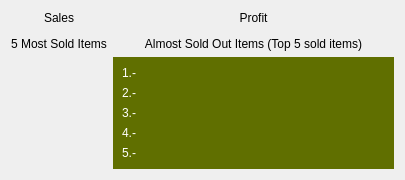
     <widget class="QWidget" name="pageWelcome">
      <layout class="QGridLayout" name="gridLayout">
       <item row="2" column="0">
        <widget class="QLabel" name="lblGraphSoldItems">
         <property name="sizePolicy">
          <sizepolicy hsizetype="Minimum" vsizetype="Maximum">
           <horstretch>0</horstretch>
           <verstretch>0</verstretch>
          </sizepolicy>
         </property>
         <property name="text">
          <string>5 Most Sold Items</string>
         </property>
         <property name="alignment">
          <set>Qt::AlignCenter</set>
         </property>
        </widget>
       </item>
       <item row="2" column="1">
        <widget class="QLabel" name="lblGraphAlmostSoldOutItems">
         <property name="sizePolicy">
          <sizepolicy hsizetype="Minimum" vsizetype="Maximum">
           <horstretch>0</horstretch>
           <verstretch>0</verstretch>
          </sizepolicy>
         </property>
         <property name="text">
          <string>Almost Sold Out Items (Top 5 sold items)</string>
         </property>
         <property name="alignment">
          <set>Qt::AlignCenter</set>
         </property>
        </widget>
       </item>
       <item row="0" column="0">
        <widget class="QLabel" name="lblGraphSales">
         <property name="sizePolicy">
          <sizepolicy hsizetype="Minimum" vsizetype="Maximum">
           <horstretch>0</horstretch>
           <verstretch>0</verstretch>
          </sizepolicy>
         </property>
         <property name="text">
          <string>Sales</string>
         </property>
         <property name="alignment">
          <set>Qt::AlignCenter</set>
         </property>
        </widget>
       </item>
       <item row="0" column="1">
        <widget class="QLabel" name="lblGraphProfit">
         <property name="sizePolicy">
          <sizepolicy hsizetype="Minimum" vsizetype="Maximum">
           <horstretch>0</horstretch>
           <verstretch>0</verstretch>
          </sizepolicy>
         </property>
         <property name="text">
          <string>Profit</string>
         </property>
         <property name="alignment">
          <set>Qt::AlignCenter</set>
         </property>
        </widget>
       </item>
       <item row="3" column="0">
        <widget class="KPlotWidget" name="plotMostSold">
         <property name="sizePolicy">
          <sizepolicy hsizetype="Expanding" vsizetype="Expanding">
           <horstretch>0</horstretch>
           <verstretch>0</verstretch>
          </sizepolicy>
         </property>
         <property name="maximumSize">
          <size>
           <width>500</width>
           <height>300</height>
          </size>
         </property>
         <property name="backgroundColor" stdset="0">
          <color>
           <red>96</red>
           <green>111</green>
           <blue>0</blue>
          </color>
         </property>
         <property name="gridColor" stdset="0">
          <color>
           <red>255</red>
           <green>0</green>
           <blue>0</blue>
          </color>
         </property>
         <property name="grid" stdset="0">
          <bool>false</bool>
         </property>
        </widget>
       </item>
       <item row="3" column="1">
        <widget class="QFrame" name="frame">
         <property name="sizePolicy">
          <sizepolicy hsizetype="Expanding" vsizetype="Expanding">
           <horstretch>0</horstretch>
           <verstretch>0</verstretch>
          </sizepolicy>
         </property>
         <property name="minimumSize">
          <size>
           <width>250</width>
           <height>0</height>
          </size>
         </property>
         <property name="maximumSize">
          <size>
           <width>500</width>
           <height>300</height>
          </size>
         </property>
         <property name="palette">
          <palette>
           <active>
            <colorrole role="WindowText">
             <brush brushstyle="SolidPattern">
              <color alpha="255">
               <red>255</red>
               <green>255</green>
               <blue>255</blue>
              </color>
             </brush>
            </colorrole>
            <colorrole role="Button">
             <brush brushstyle="SolidPattern">
              <color alpha="255">
               <red>96</red>
               <green>111</green>
               <blue>0</blue>
              </color>
             </brush>
            </colorrole>
            <colorrole role="Light">
             <brush brushstyle="SolidPattern">
              <color alpha="255">
               <red>144</red>
               <green>167</green>
               <blue>0</blue>
              </color>
             </brush>
            </colorrole>
            <colorrole role="Midlight">
             <brush brushstyle="SolidPattern">
              <color alpha="255">
               <red>120</red>
               <green>139</green>
               <blue>0</blue>
              </color>
             </brush>
            </colorrole>
            <colorrole role="Dark">
             <brush brushstyle="SolidPattern">
              <color alpha="255">
               <red>48</red>
               <green>55</green>
               <blue>0</blue>
              </color>
             </brush>
            </colorrole>
            <colorrole role="Mid">
             <brush brushstyle="SolidPattern">
              <color alpha="255">
               <red>64</red>
               <green>74</green>
               <blue>0</blue>
              </color>
             </brush>
            </colorrole>
            <colorrole role="Text">
             <brush brushstyle="SolidPattern">
              <color alpha="255">
               <red>255</red>
               <green>255</green>
               <blue>255</blue>
              </color>
             </brush>
            </colorrole>
            <colorrole role="BrightText">
             <brush brushstyle="SolidPattern">
              <color alpha="255">
               <red>255</red>
               <green>255</green>
               <blue>255</blue>
              </color>
             </brush>
            </colorrole>
            <colorrole role="ButtonText">
             <brush brushstyle="SolidPattern">
              <color alpha="255">
               <red>255</red>
               <green>255</green>
               <blue>255</blue>
              </color>
             </brush>
            </colorrole>
            <colorrole role="Base">
             <brush brushstyle="SolidPattern">
              <color alpha="255">
               <red>0</red>
               <green>0</green>
               <blue>0</blue>
              </color>
             </brush>
            </colorrole>
            <colorrole role="Window">
             <brush brushstyle="SolidPattern">
              <color alpha="255">
               <red>96</red>
               <green>111</green>
               <blue>0</blue>
              </color>
             </brush>
            </colorrole>
            <colorrole role="Shadow">
             <brush brushstyle="SolidPattern">
              <color alpha="255">
               <red>0</red>
               <green>0</green>
               <blue>0</blue>
              </color>
             </brush>
            </colorrole>
            <colorrole role="AlternateBase">
             <brush brushstyle="SolidPattern">
              <color alpha="255">
               <red>48</red>
               <green>55</green>
               <blue>0</blue>
              </color>
             </brush>
            </colorrole>
            <colorrole role="ToolTipBase">
             <brush brushstyle="SolidPattern">
              <color alpha="255">
               <red>255</red>
               <green>255</green>
               <blue>220</blue>
              </color>
             </brush>
            </colorrole>
            <colorrole role="ToolTipText">
             <brush brushstyle="SolidPattern">
              <color alpha="255">
               <red>0</red>
               <green>0</green>
               <blue>0</blue>
              </color>
             </brush>
            </colorrole>
           </active>
           <inactive>
            <colorrole role="WindowText">
             <brush brushstyle="SolidPattern">
              <color alpha="255">
               <red>255</red>
               <green>255</green>
               <blue>255</blue>
              </color>
             </brush>
            </colorrole>
            <colorrole role="Button">
             <brush brushstyle="SolidPattern">
              <color alpha="255">
               <red>96</red>
               <green>111</green>
               <blue>0</blue>
              </color>
             </brush>
            </colorrole>
            <colorrole role="Light">
             <brush brushstyle="SolidPattern">
              <color alpha="255">
               <red>144</red>
               <green>167</green>
               <blue>0</blue>
              </color>
             </brush>
            </colorrole>
            <colorrole role="Midlight">
             <brush brushstyle="SolidPattern">
              <color alpha="255">
               <red>120</red>
               <green>139</green>
               <blue>0</blue>
              </color>
             </brush>
            </colorrole>
            <colorrole role="Dark">
             <brush brushstyle="SolidPattern">
              <color alpha="255">
               <red>48</red>
               <green>55</green>
               <blue>0</blue>
              </color>
             </brush>
            </colorrole>
            <colorrole role="Mid">
             <brush brushstyle="SolidPattern">
              <color alpha="255">
               <red>64</red>
               <green>74</green>
               <blue>0</blue>
              </color>
             </brush>
            </colorrole>
            <colorrole role="Text">
             <brush brushstyle="SolidPattern">
              <color alpha="255">
               <red>255</red>
               <green>255</green>
               <blue>255</blue>
              </color>
             </brush>
            </colorrole>
            <colorrole role="BrightText">
             <brush brushstyle="SolidPattern">
              <color alpha="255">
               <red>255</red>
               <green>255</green>
               <blue>255</blue>
              </color>
             </brush>
            </colorrole>
            <colorrole role="ButtonText">
             <brush brushstyle="SolidPattern">
              <color alpha="255">
               <red>255</red>
               <green>255</green>
               <blue>255</blue>
              </color>
             </brush>
            </colorrole>
            <colorrole role="Base">
             <brush brushstyle="SolidPattern">
              <color alpha="255">
               <red>0</red>
               <green>0</green>
               <blue>0</blue>
              </color>
             </brush>
            </colorrole>
            <colorrole role="Window">
             <brush brushstyle="SolidPattern">
              <color alpha="255">
               <red>96</red>
               <green>111</green>
               <blue>0</blue>
              </color>
             </brush>
            </colorrole>
            <colorrole role="Shadow">
             <brush brushstyle="SolidPattern">
              <color alpha="255">
               <red>0</red>
               <green>0</green>
               <blue>0</blue>
              </color>
             </brush>
            </colorrole>
            <colorrole role="AlternateBase">
             <brush brushstyle="SolidPattern">
              <color alpha="255">
               <red>48</red>
               <green>55</green>
               <blue>0</blue>
              </color>
             </brush>
            </colorrole>
            <colorrole role="ToolTipBase">
             <brush brushstyle="SolidPattern">
              <color alpha="255">
               <red>255</red>
               <green>255</green>
               <blue>220</blue>
              </color>
             </brush>
            </colorrole>
            <colorrole role="ToolTipText">
             <brush brushstyle="SolidPattern">
              <color alpha="255">
               <red>0</red>
               <green>0</green>
               <blue>0</blue>
              </color>
             </brush>
            </colorrole>
           </inactive>
           <disabled>
            <colorrole role="WindowText">
             <brush brushstyle="SolidPattern">
              <color alpha="255">
               <red>48</red>
               <green>55</green>
               <blue>0</blue>
              </color>
             </brush>
            </colorrole>
            <colorrole role="Button">
             <brush brushstyle="SolidPattern">
              <color alpha="255">
               <red>96</red>
               <green>111</green>
               <blue>0</blue>
              </color>
             </brush>
            </colorrole>
            <colorrole role="Light">
             <brush brushstyle="SolidPattern">
              <color alpha="255">
               <red>144</red>
               <green>167</green>
               <blue>0</blue>
              </color>
             </brush>
            </colorrole>
            <colorrole role="Midlight">
             <brush brushstyle="SolidPattern">
              <color alpha="255">
               <red>120</red>
               <green>139</green>
               <blue>0</blue>
              </color>
             </brush>
            </colorrole>
            <colorrole role="Dark">
             <brush brushstyle="SolidPattern">
              <color alpha="255">
               <red>48</red>
               <green>55</green>
               <blue>0</blue>
              </color>
             </brush>
            </colorrole>
            <colorrole role="Mid">
             <brush brushstyle="SolidPattern">
              <color alpha="255">
               <red>64</red>
               <green>74</green>
               <blue>0</blue>
              </color>
             </brush>
            </colorrole>
            <colorrole role="Text">
             <brush brushstyle="SolidPattern">
              <color alpha="255">
               <red>48</red>
               <green>55</green>
               <blue>0</blue>
              </color>
             </brush>
            </colorrole>
            <colorrole role="BrightText">
             <brush brushstyle="SolidPattern">
              <color alpha="255">
               <red>255</red>
               <green>255</green>
               <blue>255</blue>
              </color>
             </brush>
            </colorrole>
            <colorrole role="ButtonText">
             <brush brushstyle="SolidPattern">
              <color alpha="255">
               <red>48</red>
               <green>55</green>
               <blue>0</blue>
              </color>
             </brush>
            </colorrole>
            <colorrole role="Base">
             <brush brushstyle="SolidPattern">
              <color alpha="255">
               <red>96</red>
               <green>111</green>
               <blue>0</blue>
              </color>
             </brush>
            </colorrole>
            <colorrole role="Window">
             <brush brushstyle="SolidPattern">
              <color alpha="255">
               <red>96</red>
               <green>111</green>
               <blue>0</blue>
              </color>
             </brush>
            </colorrole>
            <colorrole role="Shadow">
             <brush brushstyle="SolidPattern">
              <color alpha="255">
               <red>0</red>
               <green>0</green>
               <blue>0</blue>
              </color>
             </brush>
            </colorrole>
            <colorrole role="AlternateBase">
             <brush brushstyle="SolidPattern">
              <color alpha="255">
               <red>96</red>
               <green>111</green>
               <blue>0</blue>
              </color>
             </brush>
            </colorrole>
            <colorrole role="ToolTipBase">
             <brush brushstyle="SolidPattern">
              <color alpha="255">
               <red>255</red>
               <green>255</green>
               <blue>220</blue>
              </color>
             </brush>
            </colorrole>
            <colorrole role="ToolTipText">
             <brush brushstyle="SolidPattern">
              <color alpha="255">
               <red>0</red>
               <green>0</green>
               <blue>0</blue>
              </color>
             </brush>
            </colorrole>
           </disabled>
          </palette>
         </property>
         <property name="autoFillBackground">
          <bool>true</bool>
         </property>
         <property name="frameShape">
          <enum>QFrame::NoFrame</enum>
         </property>
         <property name="frameShadow">
          <enum>QFrame::Raised</enum>
         </property>
         <layout class="QVBoxLayout" name="verticalLayout_17">
          <item>
           <layout class="QHBoxLayout" name="horizontalLayout_7">
            <item>
             <widget class="QLabel" name="lblProd1">
              <property name="minimumSize">
               <size>
                <width>250</width>
                <height>0</height>
               </size>
              </property>
              <property name="text">
               <string>1.-</string>
              </property>
              <property name="alignment">
               <set>Qt::AlignLeading|Qt::AlignLeft|Qt::AlignVCenter</set>
              </property>
              <property name="wordWrap">
               <bool>true</bool>
              </property>
             </widget>
            </item>
            <item>
             <widget class="QLabel" name="counter1">
              <property name="text">
               <string/>
              </property>
             </widget>
            </item>
           </layout>
          </item>
          <item>
           <layout class="QHBoxLayout" name="horizontalLayout_8">
            <item>
             <widget class="QLabel" name="lblProd2">
              <property name="minimumSize">
               <size>
                <width>250</width>
                <height>0</height>
               </size>
              </property>
              <property name="text">
               <string>2.-</string>
              </property>
              <property name="wordWrap">
               <bool>true</bool>
              </property>
             </widget>
            </item>
            <item>
             <widget class="QLabel" name="counter2">
              <property name="text">
               <string/>
              </property>
             </widget>
            </item>
           </layout>
          </item>
          <item>
           <layout class="QHBoxLayout" name="horizontalLayout_9">
            <item>
             <widget class="QLabel" name="lblProd3">
              <property name="minimumSize">
               <size>
                <width>250</width>
                <height>0</height>
               </size>
              </property>
              <property name="text">
               <string>3.-</string>
              </property>
              <property name="wordWrap">
               <bool>true</bool>
              </property>
             </widget>
            </item>
            <item>
             <widget class="QLabel" name="counter3">
              <property name="text">
               <string/>
              </property>
             </widget>
            </item>
           </layout>
          </item>
          <item>
           <layout class="QHBoxLayout" name="horizontalLayout_10">
            <item>
             <widget class="QLabel" name="lblProd4">
              <property name="minimumSize">
               <size>
                <width>250</width>
                <height>0</height>
               </size>
              </property>
              <property name="text">
               <string>4.-</string>
              </property>
              <property name="wordWrap">
               <bool>true</bool>
              </property>
             </widget>
            </item>
            <item>
             <widget class="QLabel" name="counter4">
              <property name="text">
               <string/>
              </property>
             </widget>
            </item>
           </layout>
          </item>
          <item>
           <layout class="QHBoxLayout" name="horizontalLayout_11">
            <item>
             <widget class="QLabel" name="lblProd5">
              <property name="minimumSize">
               <size>
                <width>250</width>
                <height>0</height>
               </size>
              </property>
              <property name="text">
               <string>5.-</string>
              </property>
              <property name="wordWrap">
               <bool>true</bool>
              </property>
             </widget>
            </item>
            <item>
             <widget class="QLabel" name="counter5">
              <property name="text">
               <string/>
              </property>
             </widget>
            </item>
           </layout>
          </item>
         </layout>
        </widget>
       </item>
       <item row="1" column="0">
        <widget class="KPlotWidget" name="plotSales">
         <property name="sizePolicy">
          <sizepolicy hsizetype="Expanding" vsizetype="Expanding">
           <horstretch>0</horstretch>
           <verstretch>0</verstretch>
          </sizepolicy>
         </property>
         <property name="maximumSize">
          <size>
           <width>500</width>
           <height>300</height>
          </size>
         </property>
         <property name="backgroundColor" stdset="0">
          <color>
           <red>96</red>
           <green>111</green>
           <blue>0</blue>
          </color>
         </property>
        </widget>
       </item>
       <item row="1" column="1">
        <widget class="KPlotWidget" name="plotProfit">
         <property name="sizePolicy">
          <sizepolicy hsizetype="Expanding" vsizetype="Expanding">
           <horstretch>0</horstretch>
           <verstretch>0</verstretch>
          </sizepolicy>
         </property>
         <property name="minimumSize">
          <size>
           <width>0</width>
           <height>0</height>
          </size>
         </property>
         <property name="maximumSize">
          <size>
           <width>500</width>
           <height>300</height>
          </size>
         </property>
         <property name="backgroundColor" stdset="0">
          <color>
           <red>96</red>
           <green>111</green>
           <blue>0</blue>
          </color>
         </property>
        </widget>
       </item>
      </layout>
     </widget>
